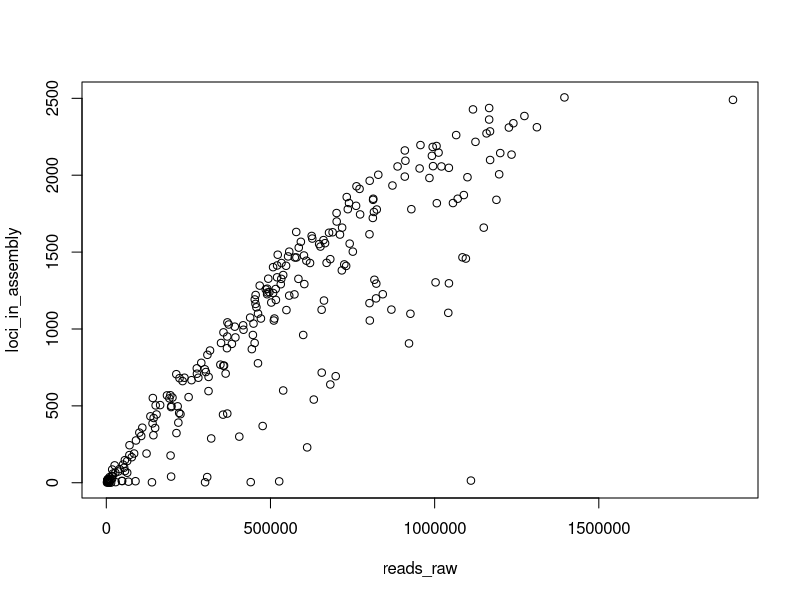
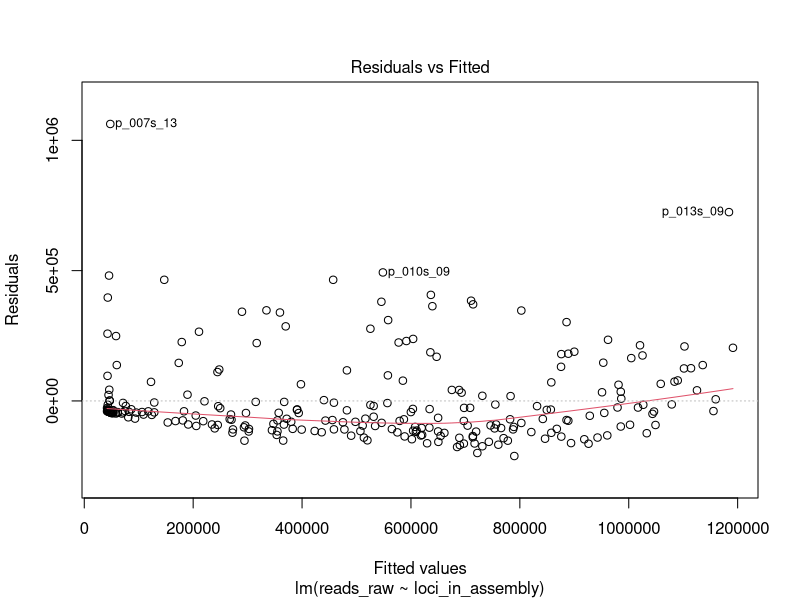
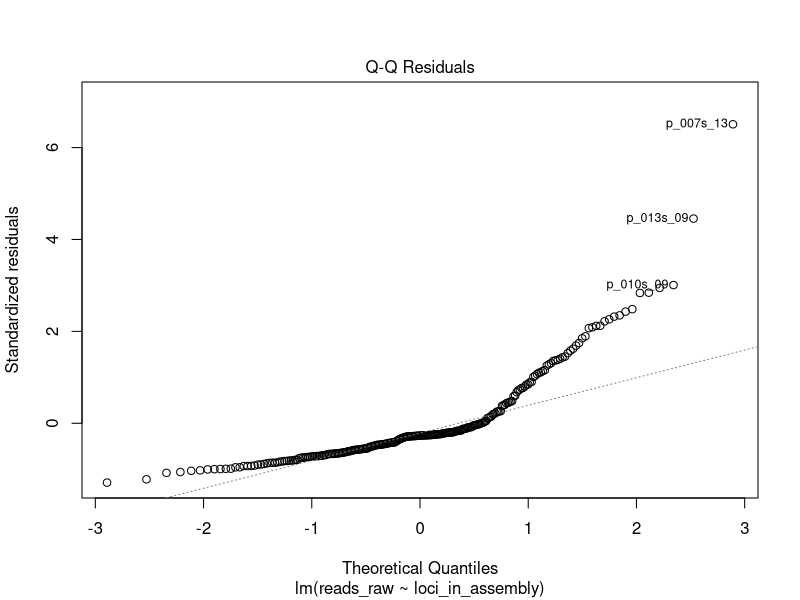
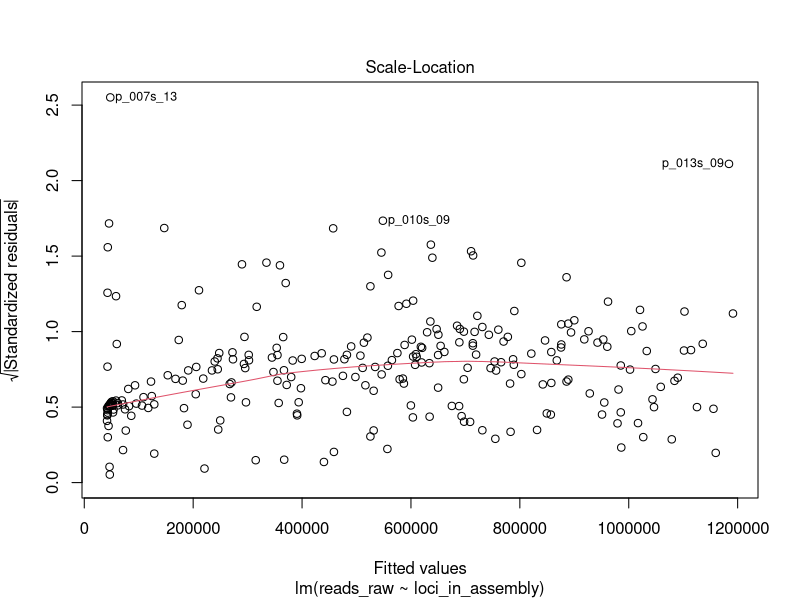
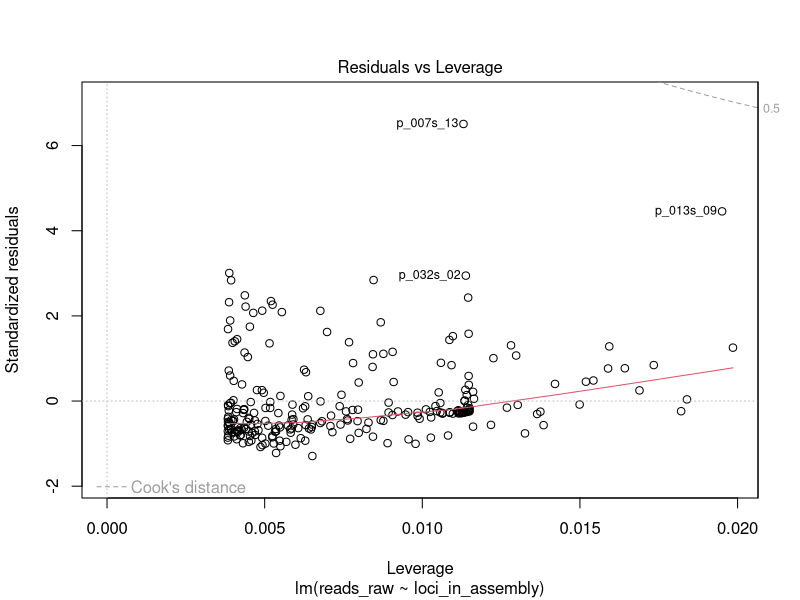

These figures' R source, in order:
setwd('/Users/jimblotter/Desktop/Grad_School/Data_Analysis/erisor/QC/')
stats <- read.table("erisor_reps_stats-with_spp.txt", header = TRUE, fill = TRUE)
str(stats)
reads_raw <- stats[,2]
loci_in_assembly <- stats[,9]

reads_and_loci <- subset(stats, select = c("reads_raw", "loci_in_assembly"))
summary(reads_and_loci)
plot(reads_and_loci)

fit <- lm(reads_raw ~ loci_in_assembly, data=stats)   #linear regression
summary(fit)
plot(fit)

##How many samples already have 1,750 loci? (exclude 52 samples)
lia <- loci_in_assembly[!is.na(loci_in_assembly)]
count_lia <- function(nums){
  x=0
  for(i in nums){
    if(i >= 1750){
      #print(i)
      x=x+1
    }
  }
  print("Loci with more than 1750 loci:")
  return(x)
}
count_lia(lia) 

##How many samples have less than 400,000 raw reads? (exclude 109 samples)
rr <- reads_raw[!is.na(reads_raw)]
count_rr <- function(nums){
  x=0
  for(i in nums){
    if(i < 400000){
      #print(i)
      x=x+1
    }
  }
  print("Samples with less than 400,000 raw reads:")
  return(x)
}
count_rr(rr)

##How many samples have less than 70% expected loci?
loci_per_read <- loci_in_assembly/reads_raw              #number of loci per read
av_loci <- mean(loci_per_read, na.rm=TRUE)               #0.0021
lpr <- loci_per_read[!is.na(loci_per_read)]            #to get rid of the Na that is messing up my funciton
expected_loci <- reads_raw*av_loci
observed_vs_expected <- loci_in_assembly/expected_loci
ove <- observed_vs_expected[!is.na(observed_vs_expected)] #to get rid of the Na that is messing up my funciton

count_ove <- function(nums){
  x=0
  for(i in nums){
    if(i < .70){
      print(i)
      x=x+1
    }
  }
  print("Samples with less loci than expected (70%):")
  return(x)
}
count_ove(ove)                  #gives number of samples have less loci than expected

##Now I need to put the three filters together, to see how many/which samples I am left with:
##list the samples with less than 1750 loci (we don't need to rerun the good samples)
L = stats$loci_in_assembly <= 1750 
passed1 = stats[L,]                #list of individuals that passed first filter (basically a new dataframe)

##of those-list the samples with more than 400,000 reads (don't want to rerun samples that won't even reach ~1,000,000 reads when doubled.)
R = passed1$reads_raw >= 400000
passed2 = passed1[R,]               #list of individuals that passed second filter

#of those-list the samples with >70% expected loci (not worth rerunning, we won't get many more loci)
E = passed2$reads_raw >= ?
E
passed3 = stats[R,]
passed3                           #these are the candidates for the second library!
